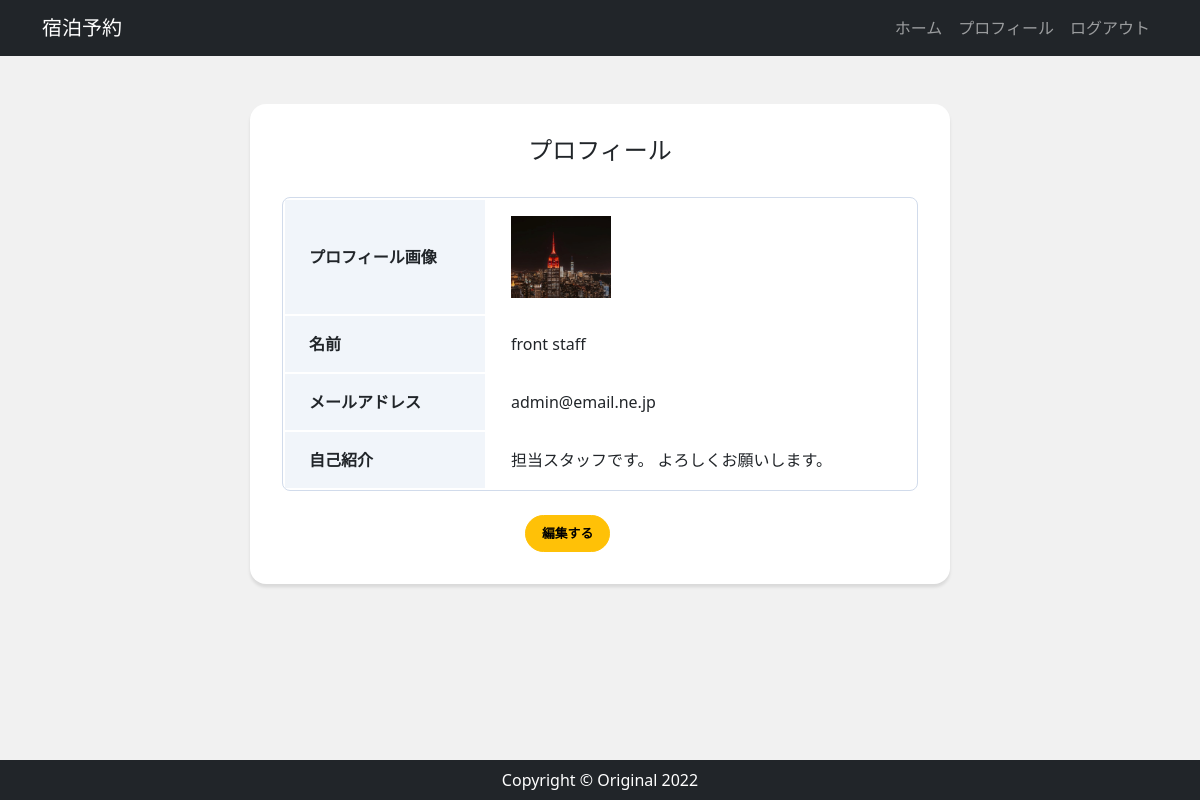
Page /accounts/profile/ (signed in) on the committed database.
### accounts/models.py (models this page shows, shortened)
class CustomUser(AbstractBaseUser, PermissionsMixin):
    email = models.EmailField('メールアドレス', unique=True)
    first_name = models.CharField("姓", max_length=30)
    last_name = models.CharField("名", max_length=30)
    description = models.TextField('自己紹介', default='', blank=True)
    image = models.ImageField(upload_to='images', verbose_name='プロフィール画像', null=True, blank=True)
    is_staff = models.BooleanField(
        ("staff status"),
        default=False,
        help_text=("Designates whether the user can log into this admin site."),
    )
    is_active = models.BooleanField(
        ("active"),
        default=True,
        help_text=(
            "Designates whether this user should be treated as active. "
            "Unselect this instead of deleting accounts."
        ),
    )
    objects = UserManager()
    EMAIL_FIELD = "email"
    USERNAME_FIELD = "email"
    REQUIRED_FIELDS = []
    class Meta:
        verbose_name = ("user")
        verbose_name_plural = ("users")

### accounts/views.py (the view)
# urls.py: path('profile/', views.ProfileView.as_view(), name='profile'),
class ProfileView(LoginRequiredMixin, View):
    def get(self, request, *args, **kwargs):
        user_data = CustomUser.objects.get(id=request.user.id)
        return render(request, 'accounts/profile.html', {
            'user_data': user_data,
        })

### accounts/templates/accounts/profile.html
{% extends 'app/base.html' %}
{% block content %}
<div class="card card-profile my-5 mx-auto">
    <div class="card-body">
        <h5 class="card-title text-center">プロフィール</h5>
        <table class="profile_table mb-4">
            <tbody>
                <tr>
                    <th class="header">プロフィール画像</th>
                    <td class="data">
                        {% if user_data.image %}
                            <img src="{{ user_data.image.url }}" alt="" width="100px">
                        {% endif %}
                    </td>
                </tr>
                <tr>
                    <th class="header">名前</th>
                    <td class="data">{{ user_data.first_name }} {{ user_data.last_name }}</td>
                </tr>
                <tr>
                    <th class="header">メールアドレス</th>
                    <td class="data">{{ user_data.email }}</td>
                </tr>
                <tr>
                    <th class="header">自己紹介</th>
                    <td class="data">{{ user_data.description }}</td>
                </tr>
            </tbody>
        </table>
        <div class="button mx-auto">
            <a href="{% url 'profile_edit' %}" class="btn btn-lg btn-warning btn-block">編集する</a>
        </div>
    </div>
</div>
{% endblock %}

### app/static/css/style.css (style rules this page uses)
* { margin: 0; padding: 0; box-sizing: border-box; }
body { background: #F1F1F1; display: flex; flex-flow: column; min-height: 100vh; }
.card-profile { width: 700px; border: 0; border-radius: 1rem; box-shadow: 0 0.2rem 0.2rem 0 rgba(0, 0, 0, 0.1); }
.button { width: 150px; }
.btn { font-size: 80%; border-radius: 5rem; font-weight: bold; }
.profile_table { width: 100%; border: 1px solid #D1DBEB; border-radius: 8px; border-collapse: separate; overflow: hidden; }
.profile_table .header { width: 200px; padding: 16px 24px; text-align: left; background: #F1F5FA; }
.profile_table .data { padding: 16px 24px; }
.card-title { margin-bottom: 2rem; font-size: 1.5rem; }
.card-body { padding: 2rem; }

### rows in the picture
CustomUser: image (picture), first_name "front", last_name "staff", email "admin@email.ne.jp", description "担当スタッフです。 よろしくお願いします。"
